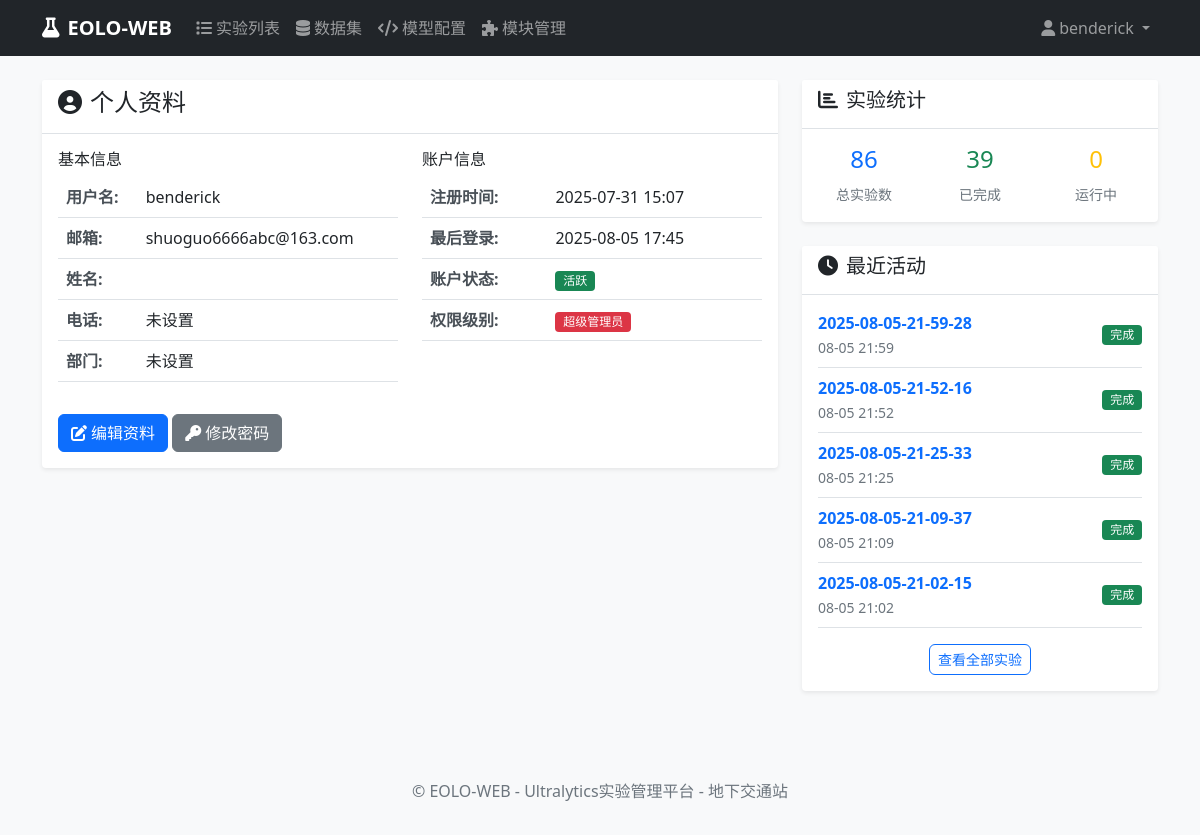
The app's page /accounts/profile/ (signed in), older data.
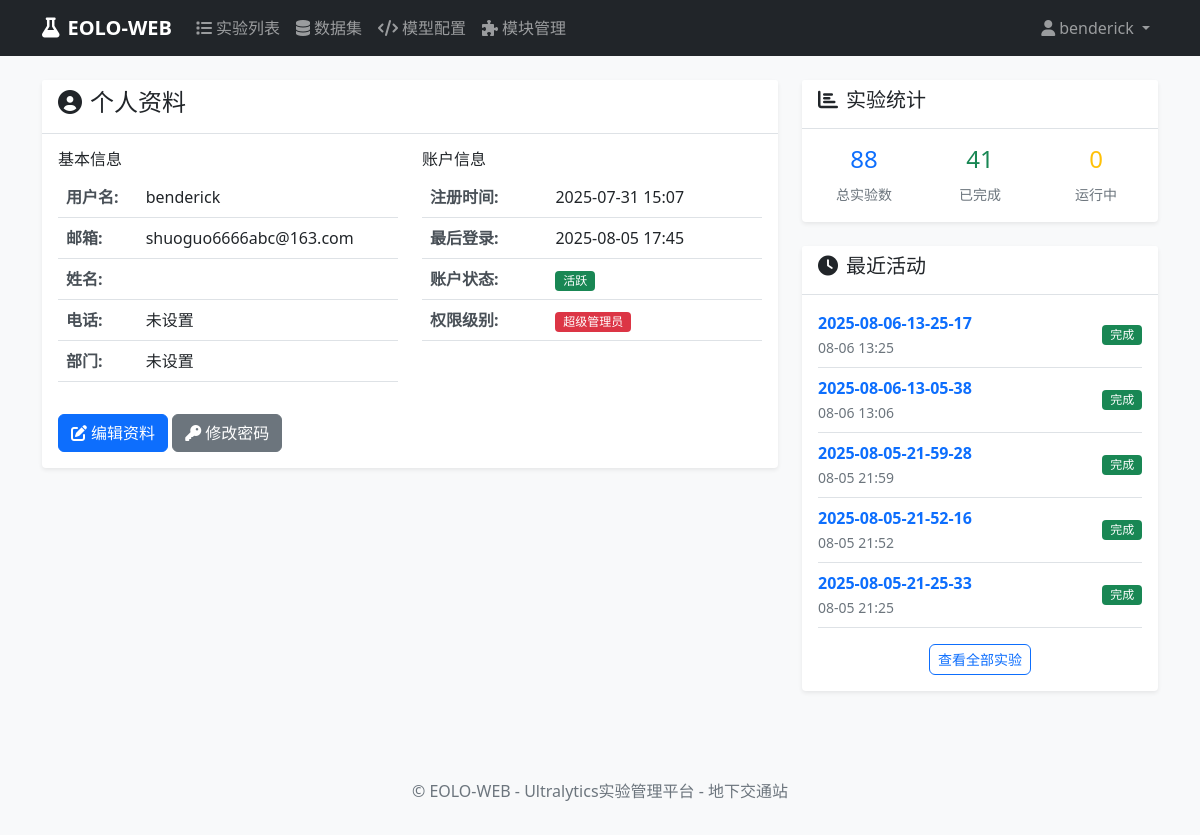
The same page, newer data.
### accounts/models.py (models this page shows, shortened)
class User(AbstractUser):
    phone = models.CharField(max_length=15, blank=True, null=True, verbose_name="电话号码")
    department = models.CharField(max_length=100, blank=True, null=True, verbose_name="部门")
    created_at = models.DateTimeField(auto_now_add=True, verbose_name="创建时间")
    updated_at = models.DateTimeField(auto_now=True, verbose_name="更新时间")
    class Meta:
        verbose_name = "用户"
        verbose_name_plural = "用户"

### experiments/models.py (models this page shows, shortened)
class Experiment(models.Model):
    EXPERIMENT_STATUS_CHOICES = [
        ('pending', '待启动'),
        ('queued', '排队'),
        ('running', '运行'),
        ('interrupted', '中断'),
        ('error', '错误'),
        ('completed', '完成'),
    ]
    TASK_TYPE_CHOICES = [
        ('detect', '目标检测'),
        ('segment', '实例分割'),
        ('classify', '图像分类'),
        ('pose', '姿态估计'),
        ('track', '目标跟踪'),
    ]
    name = models.CharField(max_length=200, verbose_name="实验名称")
    description = models.TextField(blank=True, null=True, verbose_name="实验描述")
    user = models.ForeignKey(User, on_delete=models.CASCADE, verbose_name="创建用户")
    task_type = models.CharField(max_length=20, choices=TASK_TYPE_CHOICES, default='detect', verbose_name="任务类型")
    model_configs = models.TextField(blank=True, null=True, verbose_name="模型配置", help_text="逗号分隔的模型配置路径")
    setting_config = models.CharField(max_length=200, blank=True, null=True, verbose_name="参数配置", help_text="参数配置文件路径")
    dataset = models.CharField(max_length=200, default='', verbose_name="数据集名称")
    epochs = models.IntegerField(default=100, verbose_name="训练轮数")
    batch_size = models.IntegerField(default=16, verbose_name="批量大小")
    device = models.CharField(max_length=20, default='auto', verbose_name="设备")
    SCALE_CHOICES = [
        ('n', 'Nano'),
        ('s', 'Small'),
        ('m', 'Medium'),
        ('l', 'Large'),
        ('x', 'Extra Large'),
    ]
    scale = models.CharField(max_length=1, choices=SCALE_CHOICES, default='n', verbose_name="尺寸")
    group = models.CharField(max_length=100, blank=True, null=True, verbose_name="分组")
    exp_timestamp = models.CharField(max_length=50, blank=True, null=True, verbose_name="实验时间戳")
    project_name = models.CharField(max_length=100, blank=True, null=True, verbose_name="项目名称")
    status = models.CharField(max_length=20, choices=EXPERIMENT_STATUS_CHOICES, default='pending', verbose_name="状态")
    command = models.TextField(blank=True, null=True, verbose_name="生成的命令")
    created_at = models.DateTimeField(auto_now_add=True, verbose_name="创建时间")
    updated_at = models.DateTimeField(auto_now=True, verbose_name="更新时间")
    started_at = models.DateTimeField(blank=True, null=True, verbose_name="开始时间")
    completed_at = models.DateTimeField(blank=True, null=True, verbose_name="完成时间")
    log_file = models.CharField(max_length=500, blank=True, null=True, verbose_name="日志文件")
    result_file = models.CharField(max_length=500, blank=True, null=True, verbose_name="结果文件")
    error_message = models.TextField(blank=True, null=True, verbose_name="错误信息")
    class Meta:
        verbose_name = "实验"
        verbose_name_plural = "实验"
        ordering = ['-created_at']

### accounts/views.py (the view)
# urls.py: path('profile/', views.profile_view, name='profile'),
@login_required
def profile_view(request):
    user = request.user
    total_experiments = user.experiment_set.count()
    completed_experiments = user.experiment_set.filter(status='completed').count()
    running_experiments = user.experiment_set.filter(status='running').count()
    recent_experiments = user.experiment_set.all()[:5]
    context = {
        'user': user,
        'total_experiments': total_experiments,
        'completed_experiments': completed_experiments,
        'running_experiments': running_experiments,
        'recent_experiments': recent_experiments,
    }
    return render(request, 'accounts/profile.html', context)

### templates/accounts/profile.html (shortened to what this page needs)
{% extends 'base.html' %}
{% block content %}
<div class="row">
    <div class="col-md-8">
        <div class="card">
            <div class="card-header">
                <h4><i class="fas fa-user-circle me-2"></i>个人资料</h4>
            </div>
            <div class="card-body">
                <div class="row">
                    <div class="col-md-6">
                        <h6>基本信息</h6>
                        <table class="table">
                            <tr>
                                <th>用户名:</th>
                                <td>{{ user.username }}</td>
                            </tr>
                            <tr>
                                <th>邮箱:</th>
                                <td>{{ user.email|default:"未设置" }}</td>
                            </tr>
                            <tr>
                                <th>姓名:</th>
                                <td>{{ user.first_name }} {{ user.last_name }}</td>
                            </tr>
                            <tr>
                                <th>电话:</th>
                                <td>{{ user.phone|default:"未设置" }}</td>
                            </tr>
                            <tr>
                                <th>部门:</th>
                                <td>{{ user.department|default:"未设置" }}</td>
                            </tr>
                        </table>
                    </div>
                    <div class="col-md-6">
                        <h6>账户信息</h6>
                        <table class="table">
                            <tr>
                                <th>注册时间:</th>
                                <td>{{ user.date_joined|date:"Y-m-d H:i" }}</td>
                            </tr>
                            <tr>
                                <th>最后登录:</th>
                                <td>{{ user.last_login|date:"Y-m-d H:i"|default:"从未登录" }}</td>
                            </tr>
                            <tr>
                                <th>账户状态:</th>
                                <td>
                                    {% if user.is_active %}
                                        <span class="badge bg-success">活跃</span>
                                    {% else %}
                                        <span class="badge bg-danger">禁用</span>
                                    {% endif %}
                                </td>
                            </tr>
                            <tr>
                                <th>权限级别:</th>
                                <td>
                                    {% if user.is_superuser %}
                                        <span class="badge bg-danger">超级管理员</span>
                                    {% elif user.is_staff %}
                                        <span class="badge bg-warning">管理员</span>
                                    {% else %}
                                        <span class="badge bg-info">普通用户</span>
                                    {% endif %}
                                </td>
                            </tr>
                        </table>
                    </div>
                </div>
                <div class="mt-3">
                    <a href="#" class="btn btn-primary">
                        <i class="fas fa-edit me-1"></i>编辑资料
                    </a>
                    <a href="#" class="btn btn-secondary">
                        <i class="fas fa-key me-1"></i>修改密码
                    </a>
                </div>
            </div>
        </div>
    </div>
    <div class="col-md-4">
        <div class="card">
            <div class="card-header">
                <h5><i class="fas fa-chart-bar me-2"></i>实验统计</h5>
            </div>
            <div class="card-body">
                <div class="row text-center">
                    <div class="col-4">
                        <h4 class="text-primary">{{ total_experiments }}</h4>
                        <small class="text-muted">总实验数</small>
                    </div>
                    <div class="col-4">
                        <h4 class="text-success">{{ completed_experiments }}</h4>
                        <small class="text-muted">已完成</small>
                    </div>
                    <div class="col-4">
                        <h4 class="text-warning">{{ running_experiments }}</h4>
                        <small class="text-muted">运行中</small>
                    </div>
                </div>
            </div>
        </div>
        <div class="card mt-3">
            <div class="card-header">
                <h5><i class="fas fa-clock me-2"></i>最近活动</h5>
            </div>
            <div class="card-body">
                {% if recent_experiments %}
                    {% for experiment in recent_experiments %}
                    <div class="d-flex justify-content-between align-items-center mb-2 pb-2 border-bottom">
                        <div>
                            <a href="{% url 'experiments:detail' experiment.pk %}" class="text-decoration-none">
                                <strong>{{ experiment.name }}</strong>
                            </a>
                            <br>
                            <small class="text-muted">{{ experiment.created_at|date:"m-d H:i" }}</small>
                        </div>
                        <span class="badge
                            {% if experiment.status == 'pending' %}bg-secondary
                            {% elif experiment.status == 'running' %}bg-warning
                            {% elif experiment.status == 'completed' %}bg-success
                            {% elif experiment.status == 'failed' %}bg-danger
                            {% else %}bg-dark
                            {% endif %}">{{ experiment.get_status_display }}</span>
                    </div>
                    {% endfor %}
                    <div class="text-center mt-3">
                        <a href="{% url 'experiments:list' %}" class="btn btn-sm btn-outline-primary">查看全部实验</a>
                    </div>
                {% else %}
                <div class="text-center text-muted">
                    <i class="fas fa-flask fa-2x mb-2"></i>
                    <p>您还没有创建任何实验</p>
                    <a href="{% url 'experiments:create' %}" class="btn btn-sm btn-primary">创建第一个实验</a>
                </div>
                {% endif %}
            </div>
        </div>
    </div>
</div>
{% endblock %}

### templates/base.html (shortened to what this page needs)
<!DOCTYPE html>
<html lang="zh-CN">
<head>
    {% load static %}
    <link href="{% static 'css/bootstrap.min.css' %}" rel="stylesheet">
    <link href="{% static 'css/all.min.css' %}" rel="stylesheet">
    <link rel="stylesheet" href="{% static 'css/main.css' %}">
</head>
<body>
    {% block navbar %}
    <nav class="navbar navbar-expand-lg navbar-dark bg-dark">
        <div class="container">
            <a class="navbar-brand" href="{% url 'experiments:dashboard' %}">
                <i class="fas fa-flask me-2"></i>EOLO-WEB
            </a>
            <div class="collapse navbar-collapse" id="navbarNav">
                {% if user.is_authenticated %}
                <ul class="navbar-nav me-auto">
                    <li class="nav-item">
                        <a class="nav-link" href="{% url 'experiments:list' %}">
                            <i class="fas fa-list me-1"></i>实验列表
                        </a>
                    </li>
                    <li class="nav-item">
                        <a class="nav-link" href="{% url 'datasets:list' %}">
                            <i class="fas fa-database me-1"></i>数据集
                        </a>
                    </li>
                    <li class="nav-item">
                        <a class="nav-link" href="{% url 'models_manager:model_manager' %}">
                            <i class="fas fa-code me-1"></i>模型配置
                        </a>
                    </li>
                    <li class="nav-item">
                        <a class="nav-link" href="{% url 'modules:list' %}">
                            <i class="fas fa-puzzle-piece me-1"></i>模块管理
                        </a>
                    </li>
                </ul>
                <ul class="navbar-nav">
                    <li class="nav-item dropdown">
                        <a class="nav-link dropdown-toggle" href="#" id="navbarDropdown" role="button" data-bs-toggle="dropdown">
                            <i class="fas fa-user me-1"></i>{{ user.username }}
                        </a>
                    </li>
                </ul>
                {% endif %}
            </div>
        </div>
    </nav>
    {% endblock %}
    <main class="container my-4">
        {% block content %}{% endblock %}
    </main>
    <footer class="bg-light text-center text-muted py-3 mt-5">
        <div class="container">
            <p>&copy; EOLO-WEB - Ultralytics实验管理平台 - 地下交通站</p>
        </div>
    </footer>
    {% load static %}
</body>
</html>

### static/css/main.css (style rules this page uses)
body { font-family: 'Segoe UI', Tahoma, Geneva, Verdana, sans-serif; background-color: #f8f9fa; }
.navbar-brand { font-weight: bold; font-size: 1.25rem; }
.navbar-nav .nav-link { font-weight: 500; }
.card { border: none; box-shadow: 0 0.125rem 0.25rem rgba(0, 0, 0, 0.075); margin-bottom: 1.5rem; }
.card-header { background-color: #fff; border-bottom: 1px solid #dee2e6; font-weight: 600; }
.btn { border-radius: 0.375rem; font-weight: 500; }
.table th { font-weight: 600; border-top: none; color: #495057; }
.badge { font-size: 0.75em; font-weight: 500; }

Row changes from the older to the newer data that the page shows:
no longer on this page (row unchanged): Experiment: name "2025-08-05-21-09-37", created_at "08-05 21:09", status "完成"
no longer on this page (row unchanged): Experiment: name "2025-08-05-21-02-15", created_at "08-05 21:02", status "完成"
added Experiment: name "2025-08-06-13-25-17", created_at "08-06 13:25", status "完成"
added Experiment: name "2025-08-06-13-05-38", created_at "08-06 13:06", status "完成"
Text that changed along with them:
{{ total_experiments }}: "86" → "88"
{{ completed_experiments }}: "39" → "41"
